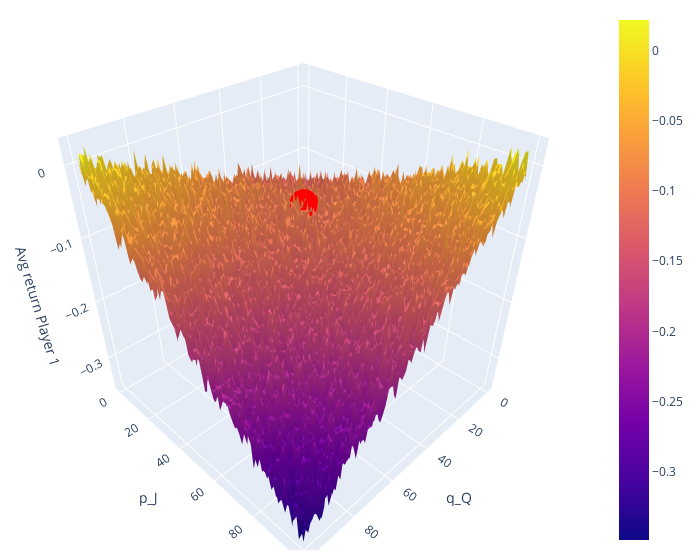

Notebook code cell kept with this figure:
### Code cell
# get x and y values from the matrix indices
x = np.arange(101)
y = np.arange(101)
x, y = np.meshgrid(x, y)

# create a 3D surface plot with plotly
fig = go.Figure(data=[go.Surface(z=p1_scores_matrix, x=x, y=y)])

# add a scatter trace for the highlighted point
fig.add_trace(go.Scatter3d(
    x=[33], y=[33], z=[p1_scores_matrix[33, 33]],
    mode='markers',
    marker=dict(size=10, color='red')
))

fig.update_layout(scene=dict(
                    xaxis_title='q_Q',
                    yaxis_title='p_J',
                    zaxis_title='Avg return Player 1'),
                    width=700,
                    margin=dict(r=20, b=10, l=10, t=10))

fig.show()

### Figure 1 — Plotly figure (JSON) as saved in the notebook; plotly's stock layout.template omitted (floating-point values rounded to 4 significant figures; data arrays with more than 128 entries replaced by an {"elided": "..."} marker saying what was removed)
{"data": [{"type": "surface", "x": {"elided": "101x101 int values"}, "y": {"elided": "101x101 int values"}, "z": {"elided": "101x101 float values"}}, {"marker": {"color": "red", "size": 10}, "mode": "markers", "type": "scatter3d", "x": [33], "y": [33], "z": [-0.0983]}], "layout": {"margin": {"b": 10, "l": 10, "r": 20, "t": 10}, "scene": {"xaxis": {"title": {"text": "q_Q"}}, "yaxis": {"title": {"text": "p_J"}}, "zaxis": {"title": {"text": "Avg return Player 1"}}}, "width": 700}}
